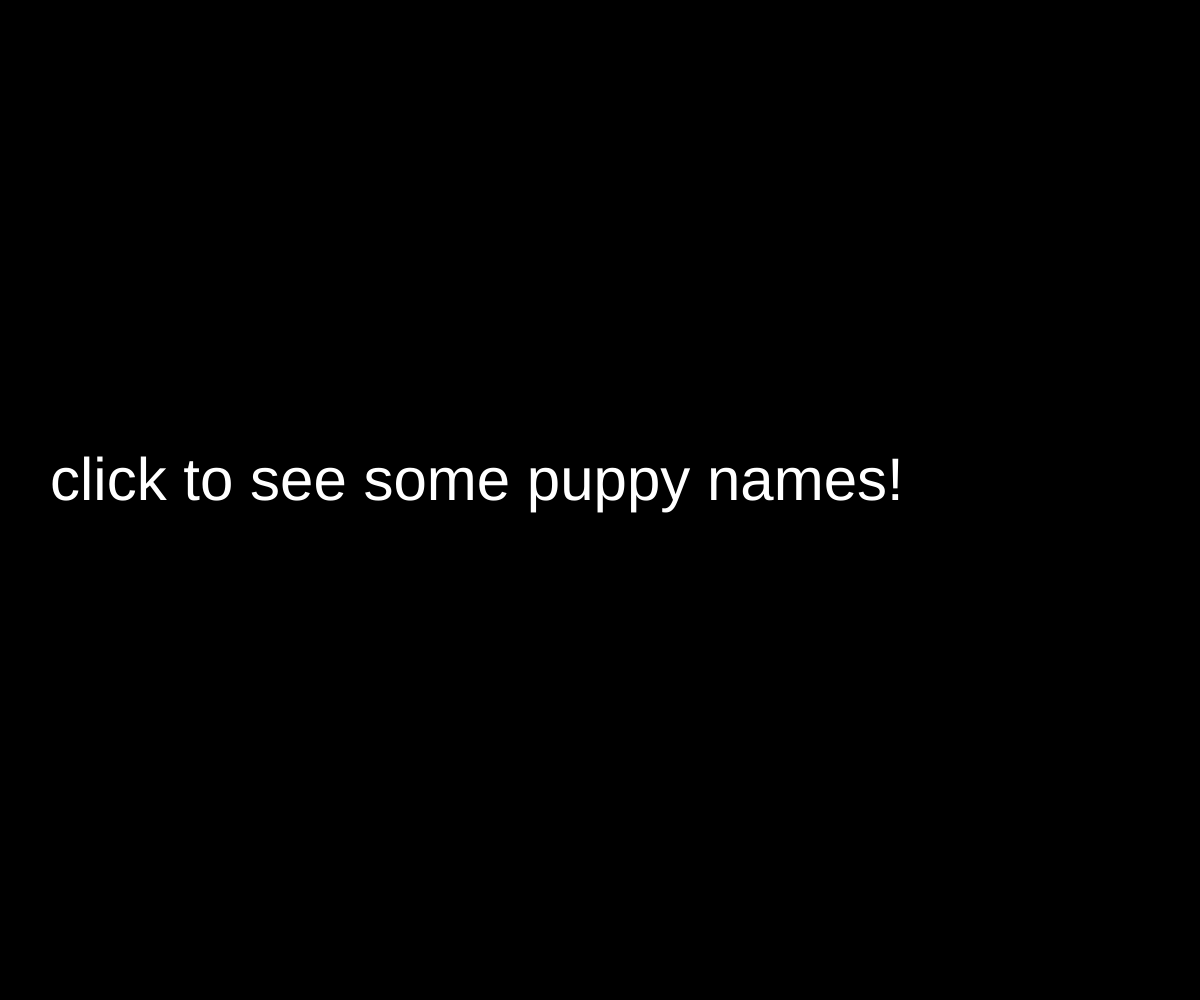
Frame 1 (no input)
Frame 60 (no input): identical to frame 1, image omitted
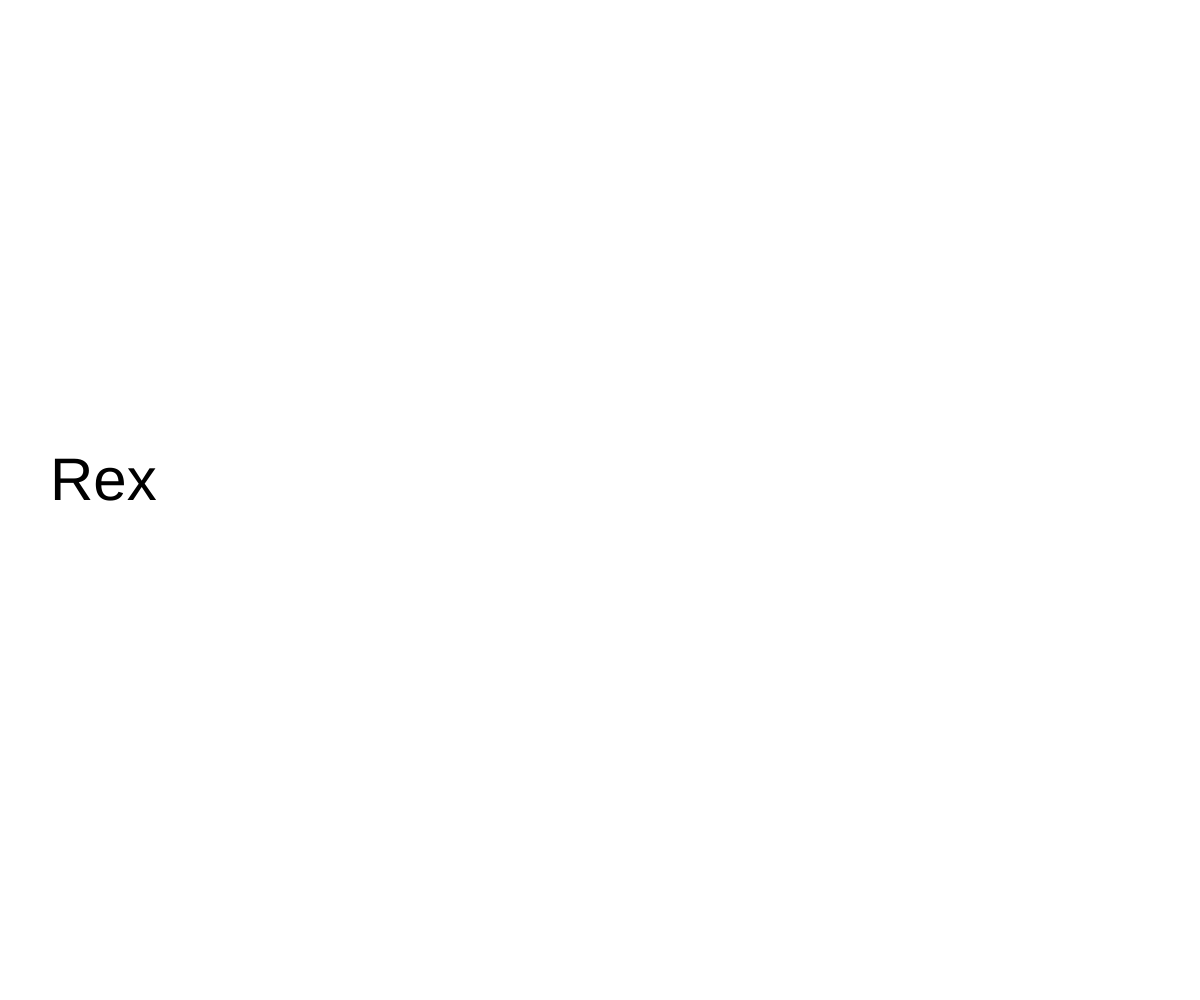
Frame 120 (the mouse pressed at the canvas centre since frame 60)

The p5.js sketch that drew these frames (run headless with seeded random() and noise() and a simulated clock; from frame 60 on, the mouse is pressed at the canvas centre):

// p5.js sketch
// ── sketch.js
var pups = ["Rex", "Dexter", "Patches", "Scruffy", "Scraggle", "Matcha", "Mr. McGoo", "taco", "Schnuggs", "Droopy", "Tinks", "Pamplimouse", "Dandy"];
var index = 0;

function setup() {
  createCanvas(windowWidth, windowHeight);
    background(0);
    fill(255);
    textSize(60);
    text("click to see some puppy names!", 50, height/2);
}

function draw() {
  
}


function mousePressed(){
    background(255);
    fill("#000000");
    textSize(60);
    text(pups[index], 50, height/2);
    index = index +1;
    
    if(index == pups.length){
        index = 0;
    }
    
}
